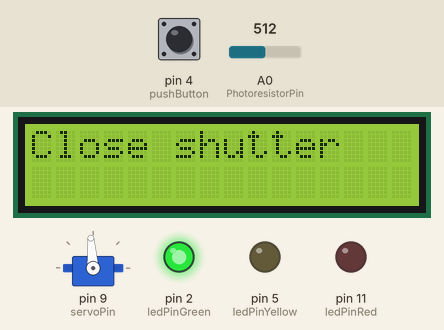
Simulated run of this sketch. Board: Arduino Uno, built with avr-gcc and run on an emulated ATmega328P. Shown: servo, 16×2 character LCD, output pins drawn as LEDs (lit = HIGH). The inputs (shaded band) are chosen by the test bench; at power-on: A0 (PhotoresistorPin) = 512, pin 4 (pushButton) HIGH. What the sketch prints to the serial monitor is not drawn.

Above: at 1.36 s.
2.2 s: A0 (PhotoresistorPin) set to 795
5.2 s: A0 (PhotoresistorPin) set to 815
At 5.6 s:
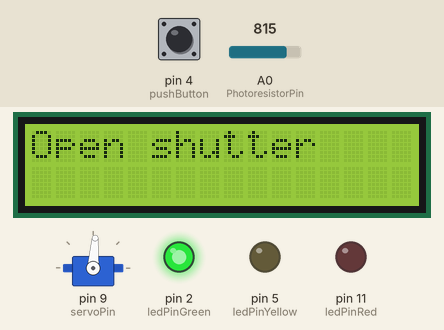
7.8 s: A0 (PhotoresistorPin) set to 80
At 8.68 s:
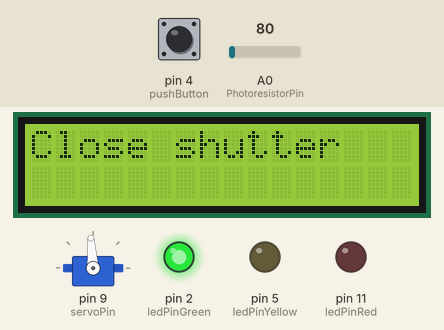
10.0 s: A0 (PhotoresistorPin) set to 900
At 15.2 s:
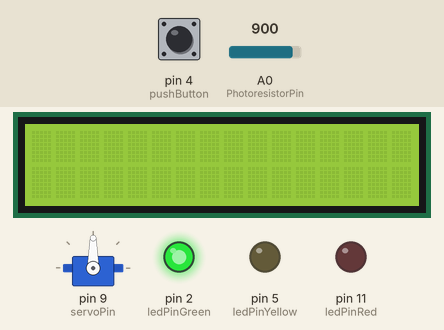
Timing chart, 0 to 15.5 s (numbered marks = the images above; inputs shaded):
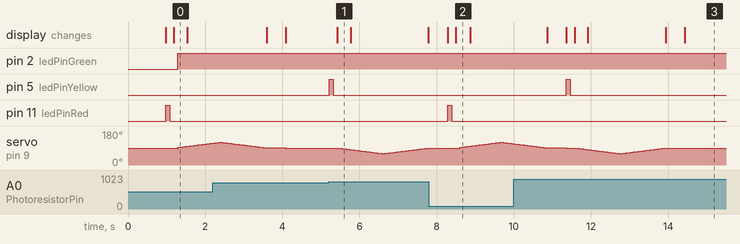

The sketch:

Code_ADRUINO1_Group6.ino
```cpp
#include <Servo.h>
#include <Wire.h>
#include <LiquidCrystal_I2C.h> // pyshical package (lcd)
//#include <Adafruit_LiquidCrystal.h> // simulator package

#define servoPin  9
#define ledPinGreen 2
#define ledPinYellow  5
#define ledPinRed 11
#define PhotoresistorPin  A0 // the cell and 10K pulldown are connected to a0

// Servo
Servo servo;
int speed =90;
bool DirectionLeftToClosed=true;
bool DirectionAgainst90=true;

// LCD
//Adafruit_LiquidCrystal lcd(0); // simulator package
LiquidCrystal_I2C lcd(0X27,16,2);// pyshical package (lcd)

// Button
int pushButton = 4; //Variable for storing Push Button Pin Configuration
int switchStatus = 0; //Initializing variable value of switchStatus to 0

//photoresistor
int PhotoresistorValue=0; // the analog reading from the sensor divider

bool moveShutter = false;
bool shutterClose = false;


void setup()
{

	Serial.begin(9600);

	servo.attach(servoPin);

/////// simulator package //////
//lcd.begin(16, 2);
//lcd.setBacklight(1);

	lcd.init();// initialize the LCD

	// Turn on the blacklight and print a message.
	lcd.backlight();
	lcd.print("Hello, Stav!");

	delay(900);

	//Setting leds as output
	pinMode(ledPinRed, OUTPUT);
	pinMode(ledPinGreen, OUTPUT);
	pinMode(ledPinYellow ,OUTPUT);

	//Setting inputs
	pinMode(pushButton , INPUT);
	pinMode(PhotoresistorPin,INPUT);

}
void loop()
{
	lcd.clear();
	PhotoresistorValue = analogRead(PhotoresistorPin); // reads the light and translate it to number
  //
	if ((PhotoresistorValue < 805)and(speed == 90)and(!shutterClose)) // the shutters are open and need to be close
	{
		blinkingRed();
		lcd.print("Close shutter");
      	delay(100);

	}

	if ((PhotoresistorValue >805) and (speed == 90)and (shutterClose)) //the shutters are closed and need to be open
	{
		blinkingYellow();
		lcd.print("Open shutter");
      	delay(100);


	}

	getButton();
	if(moveShutter)
		moveServo();
	// prints the speed and photoresistor value to serial
	Serial.print("LDR reading = ");
	Serial.println(PhotoresistorValue);
  Serial.print("servo speed = ");
	Serial.println(speed);


}
// blinking lights red
void blinkingRed()
{
	digitalWrite(ledPinRed,HIGH);
	delay(100);
	digitalWrite(ledPinRed,LOW);
	delay(100);

}
// blinking lights yellow
void blinkingYellow()
{
	digitalWrite(ledPinYellow,HIGH);
	delay(100);
	digitalWrite(ledPinYellow,LOW);
	delay(100);

}

void moveServo()
{
  //increase the speed
	if (DirectionAgainst90)
    { // increase the speed when need close the shutter
      if(DirectionLeftToClosed)
      {
        if(speed<120)
        {
		speed +=1;
        }
      	else
       	{
        	DirectionAgainst90=false;
       	}
      }
      // increase the speed when need open the shutter
      else
      {
        if(speed>60)
        {
          speed -=1;
        }
        else
       	{
        	DirectionAgainst90=false;
       	}
      }


    }
  //lower the speed
  else
  {// lower the speed when need close the shutter
      if(DirectionLeftToClosed)
      {
        if(speed>90)
        {
        speed -=1;
        }
       	else
       	{
        	DirectionAgainst90=true;
       	}
      }
      //lower the speed when need open the shutter
      else
      {
         if(speed<90)
         {
          speed +=1;
         }
         else
       		{
        	DirectionAgainst90=true;
       		}
      }
  }

	// shutters are closed
	if((speed==90)and (DirectionLeftToClosed))
	{
		DirectionLeftToClosed = false;
      	DirectionAgainst90=true;

		if(!shutterClose)
        {
			moveShutter=false;
			shutterClose = true;
         	lcd.print("shutter closed");
          	delay(500);
		}
	}
  // shutters are open
	else if((speed==90)and (!DirectionLeftToClosed))
	{
		DirectionLeftToClosed = true;
      	DirectionAgainst90=true;

		if(shutterClose)
		{
			shutterClose = false;
			moveShutter =false;
           lcd.print("Shutter open");
           delay(500);
		}
	}
  servo.write(speed);
}

// define what happens after we press the button
void getButton()
{
// when button is pressed action will occur only when change is needed
  if
 (((PhotoresistorValue <805)and(speed == 90)and(!shutterClose))or((PhotoresistorValue >805) and (speed == 90)and (shutterClose)))
  {
  //gets the reading from the button and updates the variable
  switchStatus = digitalRead(pushButton);

    if
    (switchStatus == LOW) //If the button is not pressed, the LED will not light up
    {
    digitalWrite(ledPinGreen, LOW);
    }
    else
    {
    digitalWrite(ledPinGreen, HIGH); // if the the button is pressed, the light is on
	  moveShutter = true;
    }
  }
}
```

Measured:
- the behaviour switches between 805 and 806 on A0 (PhotoresistorPin) (found by bisection; images 0 and 1)
- after the input at 5.2 s, pin 5 (ledPinYellow): LOW → HIGH at once, → LOW 0.10 s later; the display: changes after 0.23 s (image 1)
- after the input at 7.8 s, pin 11 (ledPinRed): LOW → HIGH after 0.49 s, → LOW 0.10 s later; the display: first differs from a run without the input after 0.70 s (image 2)
- after the input at 10.0 s, pin 5 (ledPinYellow): LOW → HIGH after 1.4 s, → LOW 0.10 s later; the display: first differs from a run without the input after 1.6 s (image 3 shows a later state)
